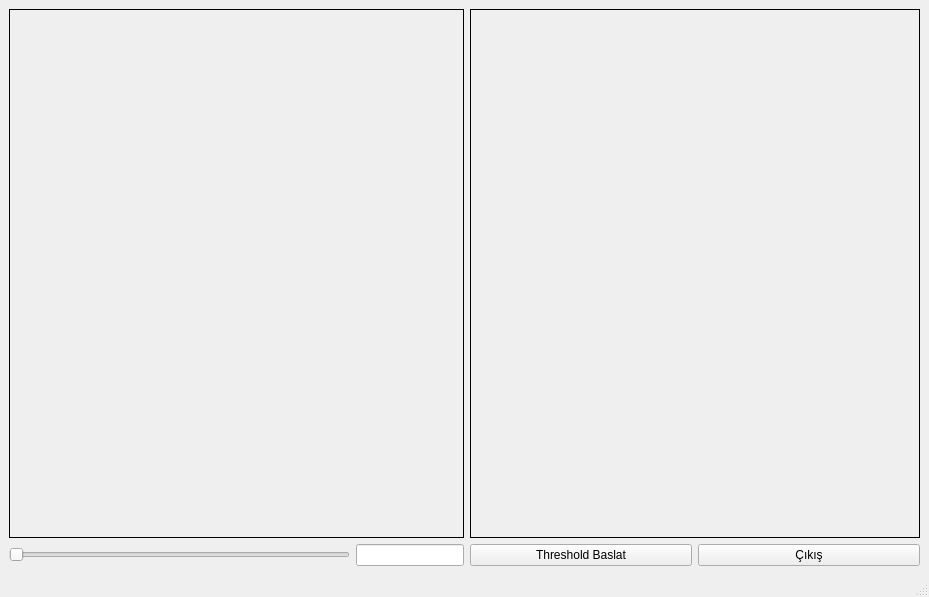
<?xml version="1.0" encoding="UTF-8"?>
<ui version="4.0">
 <class>MainWindow</class>
 <widget class="QMainWindow" name="MainWindow">
  <property name="geometry">
   <rect>
    <x>0</x>
    <y>0</y>
    <width>929</width>
    <height>597</height>
   </rect>
  </property>
  <property name="windowTitle">
   <string>MainWindow</string>
  </property>
  <widget class="QWidget" name="centralwidget">
   <layout class="QGridLayout" name="gridLayout">
    <item row="0" column="1">
     <widget class="QLabel" name="label_threshold">
      <property name="minimumSize">
       <size>
        <width>450</width>
        <height>450</height>
       </size>
      </property>
      <property name="frameShape">
       <enum>QFrame::Box</enum>
      </property>
      <property name="text">
       <string/>
      </property>
     </widget>
    </item>
    <item row="4" column="1">
     <layout class="QHBoxLayout" name="horizontalLayout_5">
      <item>
       <widget class="QPushButton" name="pushButtonBaslat">
        <property name="text">
         <string>Threshold Baslat</string>
        </property>
       </widget>
      </item>
      <item>
       <widget class="QPushButton" name="pushButtonCikis">
        <property name="text">
         <string>Çıkış</string>
        </property>
       </widget>
      </item>
     </layout>
    </item>
    <item row="0" column="0">
     <widget class="QLabel" name="label_image">
      <property name="minimumSize">
       <size>
        <width>450</width>
        <height>450</height>
       </size>
      </property>
      <property name="frameShape">
       <enum>QFrame::Box</enum>
      </property>
      <property name="text">
       <string/>
      </property>
     </widget>
    </item>
    <item row="4" column="0">
     <layout class="QHBoxLayout" name="horizontalLayout">
      <item>
       <widget class="QSlider" name="horizontalSlider">
        <property name="maximum">
         <number>255</number>
        </property>
        <property name="orientation">
         <enum>Qt::Horizontal</enum>
        </property>
       </widget>
      </item>
      <item>
       <widget class="QLineEdit" name="lineEdit">
        <property name="sizePolicy">
         <sizepolicy hsizetype="Minimum" vsizetype="Fixed">
          <horstretch>0</horstretch>
          <verstretch>0</verstretch>
         </sizepolicy>
        </property>
       </widget>
      </item>
     </layout>
    </item>
   </layout>
  </widget>
  <widget class="QMenuBar" name="menubar">
   <property name="geometry">
    <rect>
     <x>0</x>
     <y>0</y>
     <width>929</width>
     <height>26</height>
    </rect>
   </property>
  </widget>
  <widget class="QStatusBar" name="statusbar"/>
 </widget>
 <resources>
  <include location="icon.qrc"/>
 </resources>
 <connections/>
 <slots>
  <slot>my_slot(int)</slot>
 </slots>
</ui>
